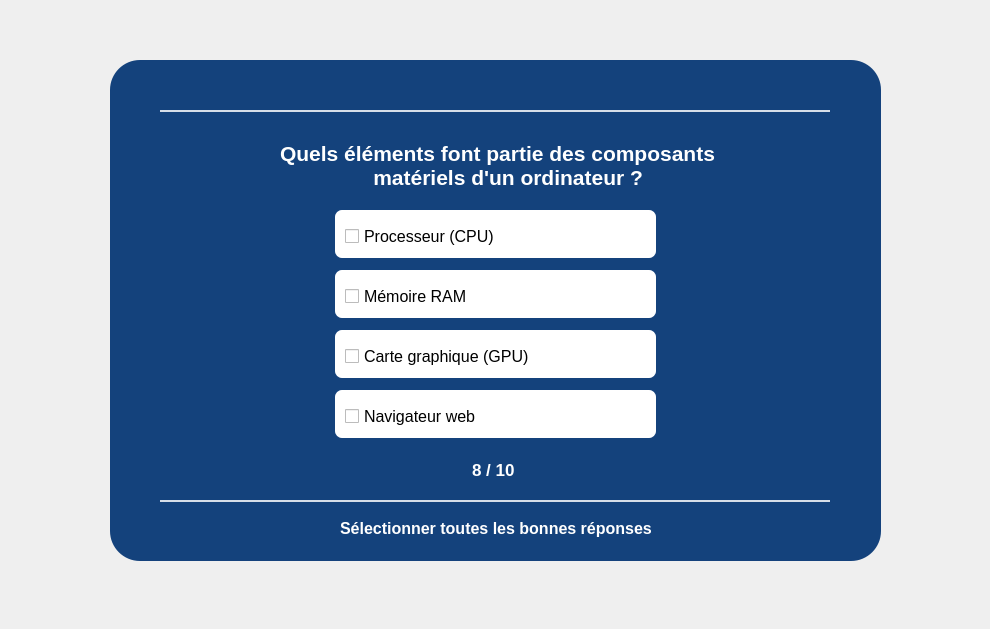
<?xml version="1.0" encoding="UTF-8"?>
<ui version="4.0">
 <class>page_8</class>
 <widget class="QDialog" name="page_8">
  <property name="geometry">
   <rect>
    <x>0</x>
    <y>0</y>
    <width>990</width>
    <height>629</height>
   </rect>
  </property>
  <property name="windowTitle">
   <string>Dialog</string>
  </property>
  <widget class="QWidget" name="widget" native="true">
   <property name="geometry">
    <rect>
     <x>10</x>
     <y>20</y>
     <width>951</width>
     <height>581</height>
    </rect>
   </property>
   <property name="cursor">
    <cursorShape>ArrowCursor</cursorShape>
   </property>
   <property name="styleSheet">
    <string notr="true">QPushButton#pushButton{
	background-color: qlineargradient(spread:pad, x1:0, y1:0, x2:1, y2:1, stop:0 rgba(0, 0, 106, 255), stop:1 rgba(41, 184, 255, 255));
	color: rgba(255, 255, 255, 210);
	border-radius: 5px;
}

QPushButton#pushButton:hover{
	background-color: qlineargradient(spread:pad, x1:0, y1:0.505682, x2:1, y2:0.477, stop:0 rgba(41, 184, 255, 255), stop:1 rgba(0, 0, 106, 255));
}

QPushButton#pushButton:pressed{
	padding-left: 5px;
	padding-top: 5px;
	background-color: qlineargradient(spread:pad, x1:0, y1:0, x2:1, y2:1, stop:0 rgba(0, 0, 106, 255), stop:1 rgba(41, 184, 255, 255));
}


</string>
   </property>
   <widget class="QLabel" name="label_5">
    <property name="geometry">
     <rect>
      <x>100</x>
      <y>40</y>
      <width>771</width>
      <height>501</height>
     </rect>
    </property>
    <property name="styleSheet">
     <string notr="true">background-color: rgb(20, 66, 124);
border-radius: 30px;</string>
    </property>
    <property name="text">
     <string/>
    </property>
   </widget>
   <widget class="QLabel" name="label">
    <property name="geometry">
     <rect>
      <x>150</x>
      <y>90</y>
      <width>670</width>
      <height>2</height>
     </rect>
    </property>
    <property name="styleSheet">
     <string notr="true">background-color: rgba(255, 255, 255, 210);
border-radius: 50px;</string>
    </property>
    <property name="text">
     <string/>
    </property>
   </widget>
   <widget class="QLabel" name="label_2">
    <property name="geometry">
     <rect>
      <x>150</x>
      <y>480</y>
      <width>670</width>
      <height>2</height>
     </rect>
    </property>
    <property name="styleSheet">
     <string notr="true">background-color: rgba(255, 255, 255, 210);
border-radius: 50px;</string>
    </property>
    <property name="text">
     <string/>
    </property>
   </widget>
   <widget class="QLabel" name="label_3">
    <property name="geometry">
     <rect>
      <x>325</x>
      <y>190</y>
      <width>321</width>
      <height>48</height>
     </rect>
    </property>
    <property name="styleSheet">
     <string notr="true">background-color: rgba(255, 255, 255, 255);
border-radius: 7px;</string>
    </property>
    <property name="text">
     <string/>
    </property>
   </widget>
   <widget class="QLabel" name="label_4">
    <property name="geometry">
     <rect>
      <x>325</x>
      <y>250</y>
      <width>321</width>
      <height>48</height>
     </rect>
    </property>
    <property name="styleSheet">
     <string notr="true">background-color: rgba(255, 255, 255, 255);
border-radius: 7px;</string>
    </property>
    <property name="text">
     <string/>
    </property>
   </widget>
   <widget class="QLabel" name="label_6">
    <property name="geometry">
     <rect>
      <x>325</x>
      <y>310</y>
      <width>321</width>
      <height>48</height>
     </rect>
    </property>
    <property name="styleSheet">
     <string notr="true">background-color: rgba(255, 255, 255, 255);
border-radius: 7px;</string>
    </property>
    <property name="text">
     <string/>
    </property>
   </widget>
   <widget class="QLabel" name="label_7">
    <property name="geometry">
     <rect>
      <x>325</x>
      <y>370</y>
      <width>321</width>
      <height>48</height>
     </rect>
    </property>
    <property name="styleSheet">
     <string notr="true">background-color: rgba(255, 255, 255, 255);
border-radius: 7px;</string>
    </property>
    <property name="text">
     <string/>
    </property>
   </widget>
   <widget class="QLabel" name="label_8">
    <property name="geometry">
     <rect>
      <x>330</x>
      <y>500</y>
      <width>311</width>
      <height>17</height>
     </rect>
    </property>
    <property name="font">
     <font>
      <pointsize>12</pointsize>
      <weight>75</weight>
      <bold>true</bold>
     </font>
    </property>
    <property name="styleSheet">
     <string notr="true">color : white;</string>
    </property>
    <property name="text">
     <string>Sélectionner toutes les bonnes réponses</string>
    </property>
   </widget>
   <widget class="QPushButton" name="GaucheTo7_pushButton">
    <property name="enabled">
     <bool>true</bool>
    </property>
    <property name="geometry">
     <rect>
      <x>420</x>
      <y>430</y>
      <width>41</width>
      <height>41</height>
     </rect>
    </property>
    <property name="cursor">
     <cursorShape>PointingHandCursor</cursorShape>
    </property>
    <property name="styleSheet">
     <string notr="true">border: none;
</string>
    </property>
    <property name="text">
     <string/>
    </property>
    <property name="icon">
     <iconset>
      <normaloff>../gauche.png</normaloff>../gauche.png</iconset>
    </property>
    <property name="iconSize">
     <size>
      <width>40</width>
      <height>40</height>
     </size>
    </property>
   </widget>
   <widget class="QPushButton" name="DroiteTo9_pushButton">
    <property name="geometry">
     <rect>
      <x>510</x>
      <y>430</y>
      <width>41</width>
      <height>41</height>
     </rect>
    </property>
    <property name="cursor">
     <cursorShape>PointingHandCursor</cursorShape>
    </property>
    <property name="styleSheet">
     <string notr="true">border: none;
</string>
    </property>
    <property name="text">
     <string/>
    </property>
    <property name="icon">
     <iconset>
      <normaloff>../droite.png</normaloff>../droite.png</iconset>
    </property>
    <property name="iconSize">
     <size>
      <width>40</width>
      <height>40</height>
     </size>
    </property>
   </widget>
   <widget class="QLabel" name="label_9">
    <property name="geometry">
     <rect>
      <x>462</x>
      <y>441</y>
      <width>51</width>
      <height>17</height>
     </rect>
    </property>
    <property name="font">
     <font>
      <pointsize>13</pointsize>
      <weight>75</weight>
      <bold>true</bold>
     </font>
    </property>
    <property name="styleSheet">
     <string notr="true">color: white;</string>
    </property>
    <property name="text">
     <string>8 / 10</string>
    </property>
   </widget>
   <widget class="QLabel" name="label_10">
    <property name="geometry">
     <rect>
      <x>270</x>
      <y>90</y>
      <width>441</width>
      <height>111</height>
     </rect>
    </property>
    <property name="font">
     <font>
      <pointsize>16</pointsize>
      <weight>75</weight>
      <bold>true</bold>
     </font>
    </property>
    <property name="styleSheet">
     <string notr="true">color: white;
</string>
    </property>
    <property name="text">
     <string>Quels éléments font partie des composants
                matériels d'un ordinateur ?</string>
    </property>
   </widget>
   <widget class="QCheckBox" name="Q8_R2_checkBox">
    <property name="geometry">
     <rect>
      <x>335</x>
      <y>265</y>
      <width>281</width>
      <height>23</height>
     </rect>
    </property>
    <property name="font">
     <font>
      <pointsize>12</pointsize>
     </font>
    </property>
    <property name="text">
     <string>Mémoire RAM</string>
    </property>
   </widget>
   <widget class="QCheckBox" name="Q8_R3_checkBox">
    <property name="geometry">
     <rect>
      <x>335</x>
      <y>325</y>
      <width>291</width>
      <height>23</height>
     </rect>
    </property>
    <property name="font">
     <font>
      <pointsize>12</pointsize>
     </font>
    </property>
    <property name="text">
     <string>Carte graphique (GPU)</string>
    </property>
   </widget>
   <widget class="QCheckBox" name="Q8_R1_checkBox">
    <property name="geometry">
     <rect>
      <x>335</x>
      <y>205</y>
      <width>281</width>
      <height>23</height>
     </rect>
    </property>
    <property name="font">
     <font>
      <pointsize>12</pointsize>
     </font>
    </property>
    <property name="text">
     <string>Processeur (CPU)</string>
    </property>
   </widget>
   <widget class="QCheckBox" name="Q8_R4_checkBox">
    <property name="geometry">
     <rect>
      <x>335</x>
      <y>385</y>
      <width>281</width>
      <height>23</height>
     </rect>
    </property>
    <property name="font">
     <font>
      <pointsize>12</pointsize>
     </font>
    </property>
    <property name="text">
     <string>Navigateur web</string>
    </property>
   </widget>
   <zorder>label_5</zorder>
   <zorder>label_8</zorder>
   <zorder>GaucheTo7_pushButton</zorder>
   <zorder>DroiteTo9_pushButton</zorder>
   <zorder>label</zorder>
   <zorder>label_2</zorder>
   <zorder>label_9</zorder>
   <zorder>label_7</zorder>
   <zorder>label_6</zorder>
   <zorder>label_4</zorder>
   <zorder>label_3</zorder>
   <zorder>label_10</zorder>
   <zorder>Q8_R2_checkBox</zorder>
   <zorder>Q8_R3_checkBox</zorder>
   <zorder>Q8_R1_checkBox</zorder>
   <zorder>Q8_R4_checkBox</zorder>
  </widget>
 </widget>
 <resources/>
 <connections/>
</ui>
